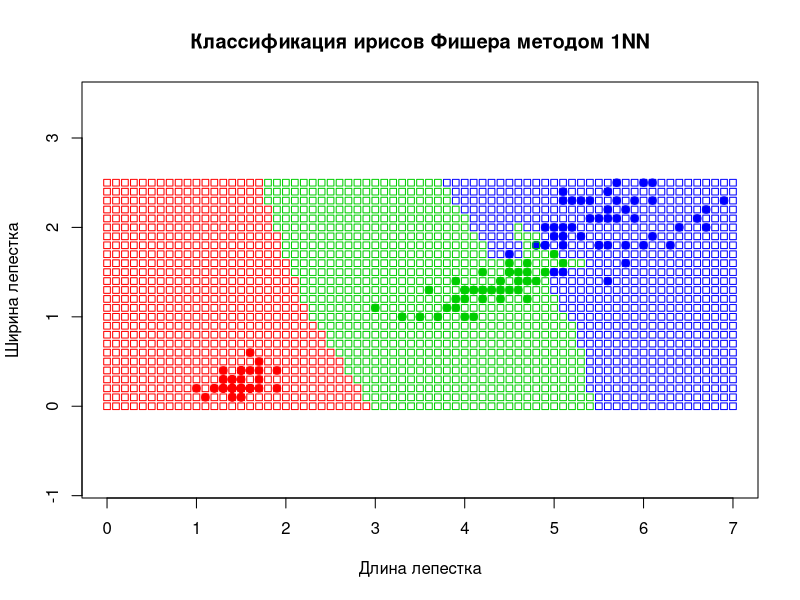

Generate this figure with R:
distance = function(u, v) sqrt(sum((u - v)^2))
get_distances <- function(xl, z) apply(xl[,1:(ncol(xl)-1)], 1, distance, z)
sort_objects_by_dist <- function(xl, z) xl[order(get_distances(xl, z)),]

onn <- function(xl, z) sort_objects_by_dist(xl, z)[1, ncol(xl)]

build_class_map <- function(xl) {
  classifiedObjects <- c()
  for (i in seq(0, 7, 0.1))
    for (j in seq(0, 2.5, 0.1))
      classifiedObjects <- rbind(classifiedObjects, c(i, j, onn(xl, c(i, j))))
  classifiedObjects
}

draw_plot <- function(xl, classifiedObjects) {
  n <- ncol(classifiedObjects)
  colors = c("setosa" = "red", "versicolor" = "green3", "virginica" = "blue")
  plot(xl[, 1:(n-1)], pch = 21, bg = colors[xl[,n]], col = colors[xl[,n]], xlim = c(0, 7), main="Классификация ирисов Фишера методом 1NN", xlab = "Длина лепестка", ylab = "Ширина лепестка", asp = 1)
  points(classifiedObjects[, 1:(n-1)], pch = 22, col = colors[classifiedObjects[, n]])
}

main <- function() {
  xl <- iris[, 3:5]
  classified_objects <- build_class_map(xl)
  draw_plot(xl, classified_objects)
}

main()
